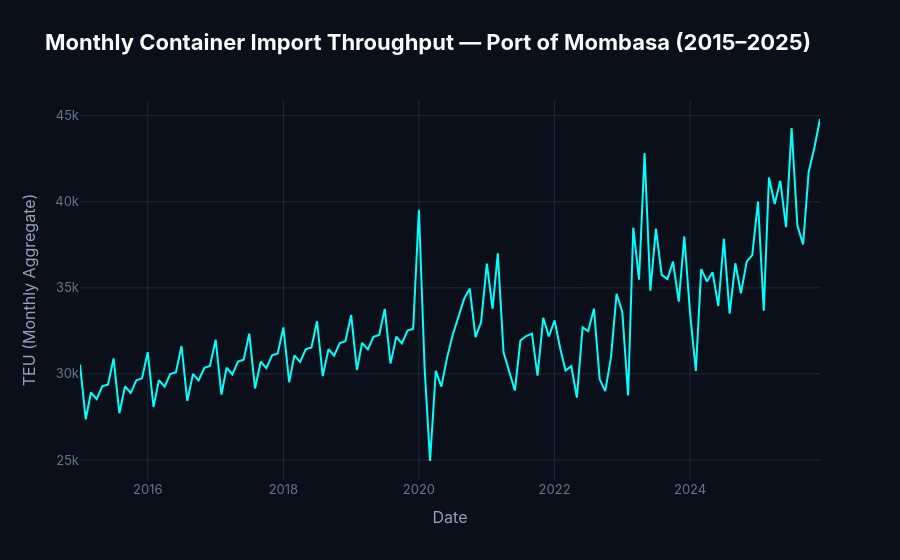

The notebook cell this image was saved under:
### Markdown cell above
### 3.1 Time Series Visualisation

### Code cell
monthly_eda = df_final.groupby(df_final.index.to_period('M'))['TEU'].sum()
monthly_eda.index = monthly_eda.index.to_timestamp()

fig = go.Figure()
fig.add_trace(go.Scatter(
    x=monthly_eda.index, y=monthly_eda.values,
    mode='lines', line=dict(color='cyan'), name='Monthly TEU'
))
fig.update_layout(
    title='Monthly Container Import Throughput — Port of Mombasa (2015–2025)',
    xaxis_title='Date', yaxis_title='TEU (Monthly Aggregate)'
)
fig.show()

### Figure 1 — Plotly figure (JSON) as saved in the notebook; plotly's stock layout.template omitted (floating-point values rounded to 4 significant figures; data arrays with more than 128 entries replaced by an {"elided": "..."} marker saying what was removed)
{"data": [{"line": {"color": "cyan"}, "mode": "lines", "name": "Monthly TEU", "type": "scatter", "x": {"elided": "132 str values"}, "y": {"elided": "132 int values"}}], "layout": {"title": {"text": "Monthly Container Import Throughput — Port of Mombasa (2015–2025)"}, "xaxis": {"title": {"text": "Date"}}, "yaxis": {"title": {"text": "TEU (Monthly Aggregate)"}}}}
